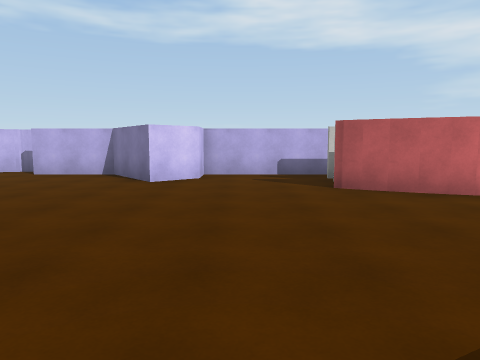
View 1 (above)

12 first-person views from a walk through a Unity game level. The camera is 1.5 m above the floor, tilts 6° down and sees 70° across. The floor is counted in squares, 2 m on a side. Each view is taken from the middle of a square. On the plan, view 1 faces up. The plan holds only what a view shows up to about 11 squares ahead; the rest is blank. The player is left out. Some animated figures are left out. Surface patterns are stand-ins for the level's own textures.

View 2
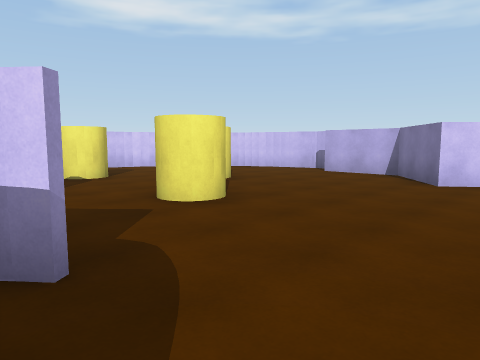

View 3
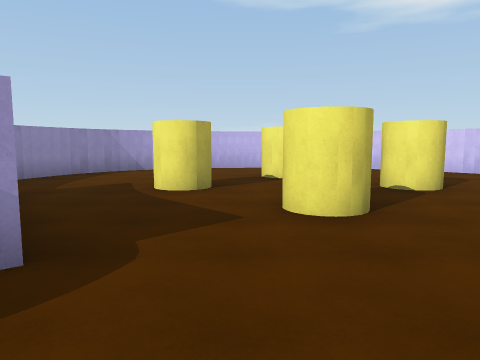

View 4
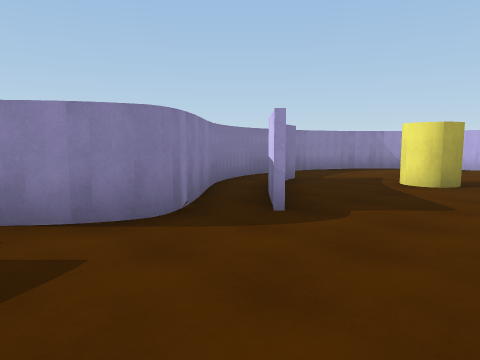

View 5
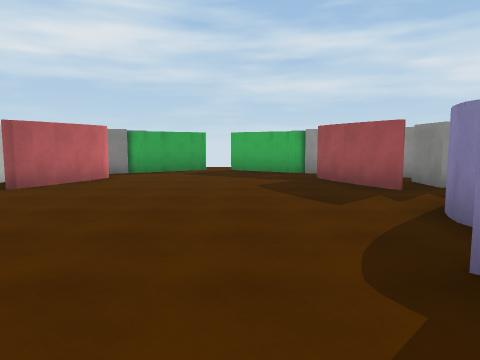

View 6
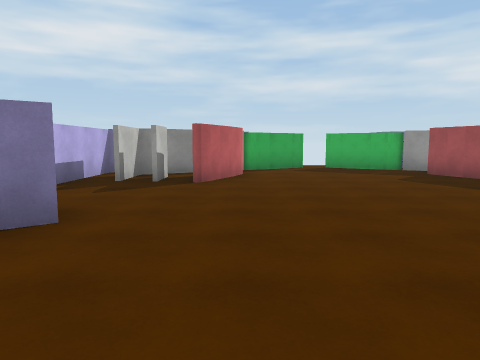

View 7
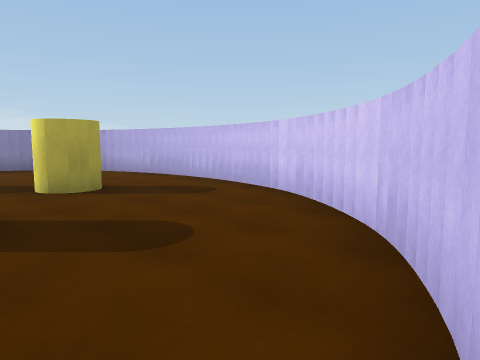

View 8
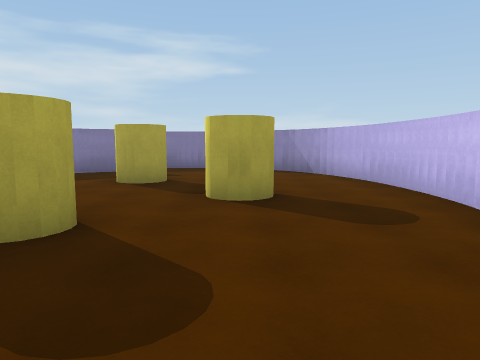

View 9
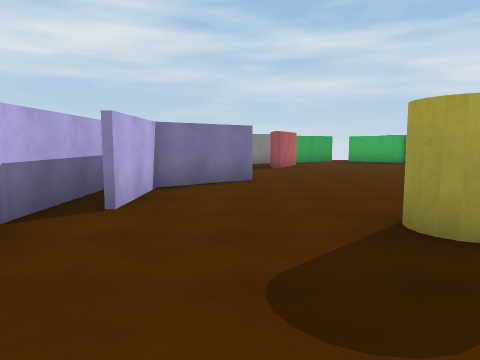

View 10
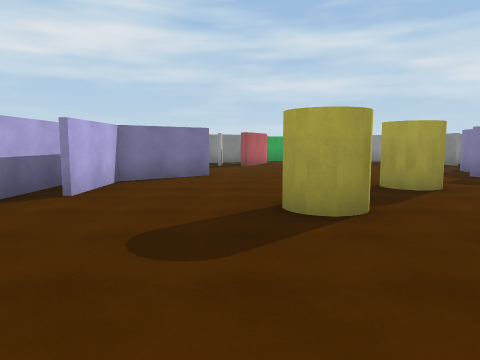

View 11
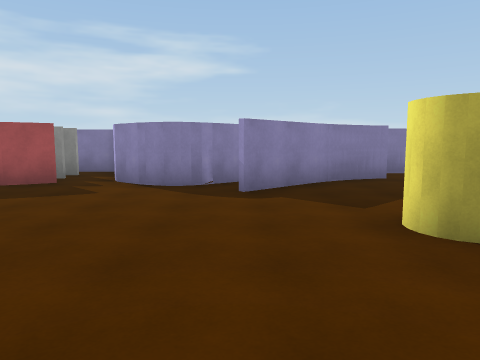

View 12
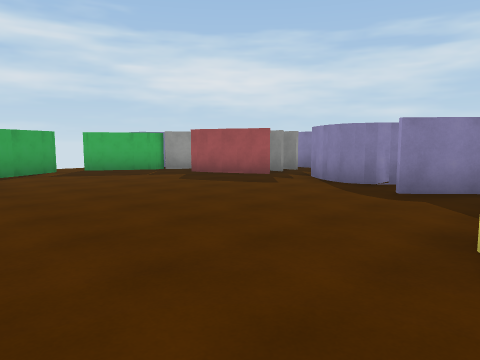

### Floor plan
Points are (right, up) in squares from view 1. A wall is a line through its corners. A room is listed if a view was taken in it or the views show most of it. See-through windows are left out.
Room 1 (views 1, 2, 3, 4, 5, 6, 8, 9, 10, 11, 12)
walls: (-3.6, -0.8) (-2, 0.7); (-4.2, -1.1) (-3.5, -0.7); (-1.6, -0.4) (-1, -0.1); (-4.5, -1.3) (-4.1, -1); (-5, -1.5) (-4.5, -1.2); (-0.3, -0.2) (0.1, -0.5); (-3.4, -1.9) (-1.3, -0.3); (0, -0.4) (0.5, -0.8); (-0.9, 7.5) (-1.8, 6.7) (-3.1, 8.4) (-5.1, 8.4); (-7.5, -2.5) (-7.1, -2.7) (-6.5, -2.8) (-5.1, -2.7); (2.1, 5.5) (1.6, 5.8); (-6, 9.3) (-7.7, 8.6); (-7.6, 8.6) (-8.4, 8.2); (1.6, -0.6) (3.1, 0.2); (-8.3, -2.2) (-7.5, -2.6); (-9, 7.6) (-9.7, 6.9); (-8.5, 8.1) (-9.1, 7.6); (-9.6, 7) (-10.2, 6.2); (-10.7, 1.4) (-10.3, 0.1); (-10.1, 6.2) (-10.4, 5.7); (-10.7, 4.8) (-10.9, 3.2) (-10.7, 1.3); (-10.5, 5.5) (-10.7, 4.6); (-9.9, -0.7) (-9.4, -1.4); (-10.4, 0.2) (-10.1, -0.5); (-9, -1.9) (-8.2, -2.3); (-10.2, -0.3) (-9.9, -0.8); (-9.4, -1.5) (-8.8, -2); (3, 0.1) (3.5, 0.3); (3.5, 4.9) (1.9, 5.6); (2.9, 6.7) (1.8, 6.7); (4.3, -0.4) (4.8, 0.5); (4.8, 4.8) (4.5, 5.3); (5, 0.8) (5.9, 2.2); (4.1, 8.4) (-0.9, 8.4); (5.9, 3) (4.9, 4.6)
ways out: opening at (-6, 8) to room 2; gap at (6, 3)
objects: yellow cylinder (-8, 3); yellow cylinder (-6, 1); yellow cylinder (-6, 5); yellow cylinder (-4, 3)
Room 2 (view 7)
walls: (-3.4, 9.2) (-5.9, 9.2)
ways out: opening at (-6, 8) to room 1

Where each view was taken, in squares from view 1:
view 1: 0 up, 0 right, facing up
view 2: 0 up, 0 right, facing up-left
view 3: 2 up, 0 right, facing left
view 4: 3 up, 1 right, facing down-left
view 5: 2 up, 4 left, facing right
view 6: 5 up, 5 left, facing right
view 7: 9 up, 6 left, facing down-left
view 8: 8 up, 8 left, facing down
view 9: 7 up, 9 left, facing right
view 10: 6 up, 10 left, facing right
view 11: 6 up, 2 left, facing down
view 12: 6 up, 4 left, facing down-right
